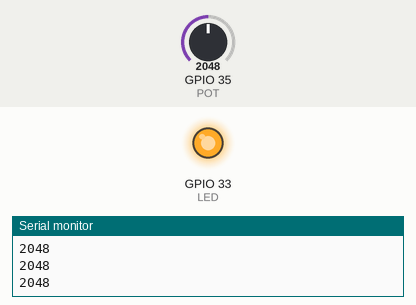
Simulated run of this sketch. Board: ESP32. Parts: output pins drawn as LEDs (lit = HIGH), the last lines printed to the serial monitor. The inputs (shaded band) are chosen by the test bench; at power-on: GPIO 35 (POT) = 2048.

Above: at 1.2 s.
1.3 s: GPIO 35 (POT) set to 3452
2.8 s: GPIO 35 (POT) set to 3528
At 3.6 s:
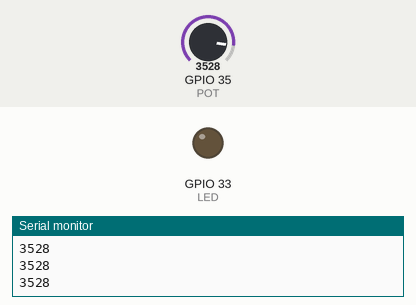
4.3 s: GPIO 35 (POT) set to 2866
At 4.9 s:
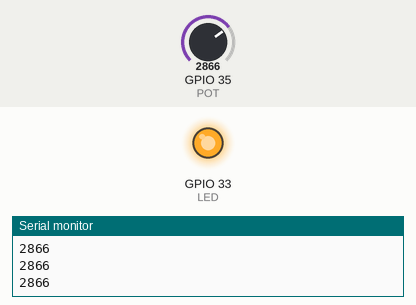
5.8 s: GPIO 35 (POT) set to 3603
At 6.1 s:
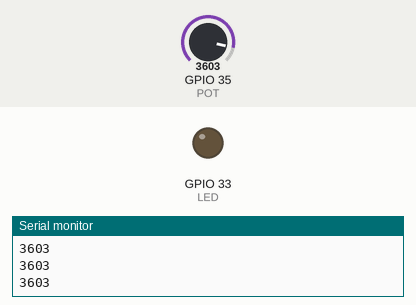
Timing chart, 0 to 8.3 s (numbered marks = the images above; inputs shaded):
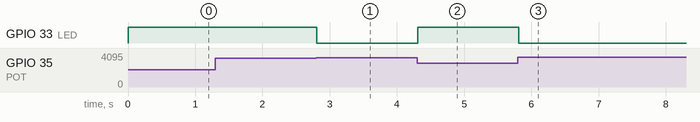

Measured:
- the behaviour switches between 3500 and 3501 on GPIO 35 (POT) (found by bisection; images 0 and 1)
- after the input at 2.8 s, GPIO 33 (LED): HIGH → LOW at once
- after the input at 4.3 s, GPIO 33 (LED): LOW → HIGH at once
- after the input at 5.8 s, GPIO 33 (LED): HIGH → LOW at once

The sketch:

LED_POT.ino
```cpp
//Mostrar en el Serial Plotter la señal
// al oscurecer e iluminar el LDR

#define LED 33
#define POT 35
#define THRLD 3500

void setup() {
  pinMode(LED, OUTPUT);
  Serial.begin(115200);

}

void loop() {
  int pot_sgl=analogRead(POT);

  if(pot_sgl>THRLD){
    digitalWrite(LED,LOW);
    }
  else{
    digitalWrite(LED,HIGH);
  }

  Serial.println(pot_sgl);
  delay(100);
}
```
